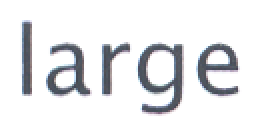
//> input picture Outils/Tailles/large.png, 135 x 65 px (shown 2 times larger)
$ ./main_test_opencv   (built with g++ and OpenCV 4)
//> lines starting //> are read from the running program, lines starting //| are printed output that depends on the picture; after the words box and inside, x2 and y2 are one past the last pixel; in counts of white or black regions, pixels touching at a corner belong together
//
// Created by xav on 12/16/25.
//
#include <fstream>

#include "opencv2/highgui/highgui.hpp"
#include "opencv2/imgproc/imgproc.hpp"
#include <iostream>
#include <opencv2/opencv.hpp>
using namespace std;
using namespace cv;

// Configuration carrés d'imagettes
const int RECT_WIDTH=265;
const int RECT_HEIGHT=263;
const int RECT_AREA= 69695;
const int RECT_X= 1643;
const int RECT_Y= 2802;
const String RECT_SIZE = "[265 x 263]";

Point Croix1_ref{255, 3238}; // Exemple: Bas à gauche
Point Croix2_ref{2196, 468}; // Exemple: Haut à droite

// Configuration d'Affichage
const int WIN_WIDTHdroite = 1200;
const int WIN_HEIGHTdroite = 800;
const char* IMAGE_WINDOWdroite = "Source Image";
//const char* RESULT_WINDOW = "Result window (Heatmap)";
const char* ALIGNED_WINDOWdroite = "Image Alignee (Resultat)";
const int MIN_DISTANCE_BETWEEN_CROIX = 1000;


const int WIN_WIDTH = 1200;
const int WIN_HEIGHT = 800;
const char* IMAGE_WINDOW = "Source Image";
const char* ALIGNED_WINDOW = "Image Alignee";

//Image à analyser (à changer)
string imName = "../Outils/donnees_test/s06_0001.png";
//

string templName = "../Template_croix.png";
string dossier_pictos = "../Outils/Pictogrammes/picto";
map<int, string> pictos = {
    {1,"Vagues"},{2,"Vagues verticales"},{3, "Bonhomme horizontal"},{4,"Triangle F"},
    {5,"Bonhomme droit"},{6,"Oeuf sur croix"},{7,"Panneau Attention"},{8,"Rond avec queue en tirbouchon"},
    {9,"Feu"},{10,"Carré plus"},{11,"Orage(flèche brisée)"},{12,"Voiture"},{13,"Sens interdit"},{14,"Losange P"}
};
string taille_s= "../Outils/Tailles/small.png";
string taille_m = "../Outils/Tailles/medium.png";
string taille_l = "../Outils/Tailles/large.png";
string templatestaille[3]={"../Outils/Tailles/large.png","../Outils/Tailles/medium.png","../Outils/Tailles/small.png"};


struct ResultatMatch {
    int id_zone;
    int index_picto;
    double score;
};


void SetupWindows() {
    namedWindow(IMAGE_WINDOW, WINDOW_NORMAL);
    resizeWindow(IMAGE_WINDOW, WIN_WIDTH, WIN_HEIGHT);
    namedWindow(ALIGNED_WINDOW, WINDOW_NORMAL);
    resizeWindow(ALIGNED_WINDOW, WIN_WIDTH, WIN_HEIGHT);

    namedWindow(IMAGE_WINDOWdroite, WINDOW_NORMAL);
    resizeWindow(IMAGE_WINDOWdroite, WIN_WIDTHdroite, WIN_HEIGHTdroite);
    //namedWindow(RESULT_WINDOW, WINDOW_NORMAL);
    //resizeWindow(RESULT_WINDOW, 800, 600);
    namedWindow(ALIGNED_WINDOWdroite, WINDOW_NORMAL);
    resizeWindow(ALIGNED_WINDOWdroite, WIN_WIDTHdroite, WIN_HEIGHTdroite);
}


std::vector<Mat> charger_reference_pictos(int nombre) { //nb de pictos à analyser (14 au final)
    std::vector<Mat> refs;
    for (int i = 0; i < nombre; i++) {
        string path = dossier_pictos + to_string(i + 1) + ".png";
        Mat p = imread(path);
        if (!p.empty()) {
            refs.push_back(p);
        } else {
            cerr << "Attention: Impossible de charger " << path << endl;
        }
    }
    return refs;
}
// [144 lines left out: functions extraire_pictogramme, trouver_croix, aligner_image, analyser_pictogrammes, not called in this run]

vector<string> analyser_formulaire_complet(string chemin_image, string chemin_template, string dossier_pictos) {


    SetupWindows();


    Mat img = imread(chemin_image);
    Mat templ = imread(chemin_template);
    vector<Mat> ref_pictos = charger_reference_pictos(14);

    if (img.empty() || templ.empty() || ref_pictos.empty()) {
        cerr << "Erreur critique : Une ou plusieurs images sont introuvables." << endl;
        return {}; // Retourne un vecteur vide en cas d'erreur
    }

    // Détection des croix
    vector<Point> centres = trouver_croix(img, templ);

    // Alignement
    Mat img_alignee;
    bool alignement_ok = aligner_image(img, img_alignee, centres);

    if (!alignement_ok) {
        cerr << "Echec de l'alignement (Croix non trouvées ou calcul impossible)." << endl;
        return {};
    }

    // Affichage du résultat aligné
    imshow(ALIGNED_WINDOW, img_alignee);

    // Analyse et retour des résultats
    return analyser_pictogrammes(img_alignee, ref_pictos);
}


vector<Point> MatchingMethoddroite(Mat img,Mat templ, int match_method)
{
    resize(templ, templ, Size(150,150));
    Mat result;
    int result_cols =  img.cols - templ.cols + 1;
    int result_rows = img.rows - templ.rows + 1;
    result.create( result_rows, result_cols, CV_32FC1 );

    matchTemplate( img, templ, result, match_method );
    //normalize( result, result, 0, 1, NORM_MINMAX, -1, Mat() );

    Mat img_display;
    img.copyTo( img_display );

    vector<Point> centresTrouves;
    vector<Point> coinsTrouves;

    // 5 meilleurs points puis filtrage
    const int N_MAX_ATTEMPTS = 5;

    for(int k = 1; k <= N_MAX_ATTEMPTS; k++)
    {
        Point minLoc; Point maxLoc;
        Point matchLoc;
        double minVal; double maxVal;

        minMaxLoc( result, &minVal, &maxVal, &minLoc, &maxLoc, Mat() );
        const double THRESHOLD_CORRESPONDANCE=0.25;
        double score;
        if( match_method == TM_SQDIFF || match_method == TM_SQDIFF_NORMED )
        {
            matchLoc = minLoc;
            score = minVal;
        }
        else
        {
            matchLoc = maxLoc;
            score = maxVal;
        }
        bool matchValide = (match_method == TM_SQDIFF|| match_method ==TM_SQDIFF_NORMED)
            ? (score <=(THRESHOLD_CORRESPONDANCE))
            : (score >= THRESHOLD_CORRESPONDANCE);

        if (!matchValide) {
            break;
        }
        rectangle( img_display, matchLoc, Point( matchLoc.x + templ.cols , matchLoc.y + templ.rows ), Scalar(0, 0, 255), 2, 8, 0 );
        result.at<float>(matchLoc.y, matchLoc.x)=(match_method == TM_SQDIFF || match_method == TM_SQDIFF_NORMED)? 1.0f : 0.0f;
        Point centre_candidat = Point(matchLoc.x + templ.cols / 2, matchLoc.y + templ.rows / 2);


        if (centresTrouves.empty()) {
            centresTrouves.push_back(centre_candidat);
        } else if (centresTrouves.size() == 1) {

            Point centre1 = centresTrouves[0];
            double distance = std::sqrt(std::pow(centre_candidat.x - centre1.x, 2) + std::pow(centre_candidat.y - centre1.y, 2));

            if (distance >= MIN_DISTANCE_BETWEEN_CROIX) {
                centresTrouves.push_back(centre_candidat);
                break;
            }
        }
    }

    Mat result_display;
    result.convertTo(result_display, CV_8U, 255.0);

    //imshow( IMAGE_WINDOWdroite, img_display );
    //imshow( RESULT_WINDOW, result_display );

    return centresTrouves;
}

// comparaison de 2 contours détectés
bool comparerContours(const std::vector<Point>& a, const std::vector<Point>& b) {
    Rect ra = boundingRect(a);
    Rect rb = boundingRect(b);

    if (std::abs(ra.y - rb.y) < 50) {
        return ra.x < rb.x;
    }
    // Sinon, on trie par Y (haut en bas)
    return ra.y < rb.y;
}


Mat mainimagedroite(string imNamedroite)
{

    Mat img = imread(imNamedroite);
    Mat templ = imread(templName);

    if (img.empty() || templ.empty()) {
        cerr << "Erreur: Impossible de charger l'image ou le modèle." << endl;
        return cv::Mat();
    }


    //int match_method = TM_CCOEFF_NORMED;

    vector<Point> centresTrouves = MatchingMethoddroite( img, templ, TM_SQDIFF_NORMED );

    if (centresTrouves.size() < 2) {
        cerr << "Erreur: Moins de deux croix detectees. Alignement impossible ." << endl;
        waitKey(0);
        return cv::Mat();
    }

    Point centre_bas;
    Point centre_haut;

    if (centresTrouves[0].y > centresTrouves[1].y)
    {
        centre_bas = centresTrouves[0];
        centre_haut = centresTrouves[1];
    }
    else
    {
        centre_bas = centresTrouves[1];
        centre_haut = centresTrouves[0];
    }

    Point2f centre1_triee = centre_bas;
    Point2f centre2_triee = centre_haut;

    // [4 lines of commented-out code are left out]

    std::vector<Point2f> srcPoints;
    std::vector<Point2f> dstPoints;

    srcPoints.push_back(centre1_triee);
    srcPoints.push_back(centre2_triee);

    dstPoints.push_back(Croix1_ref);
    dstPoints.push_back(Croix2_ref);

    //Mat warp_mat = estimateRigidTransform(srcPoints, dstPoints, false);
	Mat warp_mat = estimateAffinePartial2D(srcPoints, dstPoints);

    if (warp_mat.empty()) {
        cerr << "Erreur: Impossible de calculer la matrice de transformation." << endl;
        waitKey(0);
        return cv::Mat();
    }

    Mat image_alignee;
    warpAffine(img, image_alignee, warp_mat, img.size());

    //imshow(ALIGNED_WINDOWdroite, image_alignee);

    //waitKey(0);
    return image_alignee;
}

// [5 lines left out: function affiche_contours, not called in this run]

vector<Mat> charger_templates_tailles_init() {
    vector<Mat> templates;
    for (int i = 0; i < 3; i++) {
        // On charge en niveaux de gris comme dans ton code original
        Mat t = imread(templatestaille[i], IMREAD_GRAYSCALE);
        if (t.empty()) {
            cerr << "Erreur critique: Impossible de charger le template taille " << templatestaille[i] << endl;
            exit(-1); // On arrête tout si un fichier manque
        }
        templates.push_back(t);
    }
    return templates;
}

int emplacementstaille[7][4]={{36*5, 178*5, 59*5, 27*5},{ 34*5, 248*5, 62*5, 25*5},{ 37*5, 316*5, 57*5, 25*5},{ 32*5, 388*5, 70*5, 24*5},{ 37*5, 458*5, 57*5, 22*5},{ 40*5, 529*5, 53 *5,19*5},{ 43*5, 596*5, 51*5, 23*5}};
string rendretailleaux(Mat img, int x, int y, int width, int height, int matchingmethod, const vector<Mat>& templates_refs) {
    Rect roi(x, y, width, height);

    // Vérification des limites pour éviter un crash si le ROI sort de l'image
    if (x + width > img.cols || y + height > img.rows) return "erreur_dim";

    Mat cropped = img(roi).clone();
    Scalar meanValuescal = mean(cropped);
    double meanValue = meanValuescal[0];


    if (meanValue > 252) {
        return "empty";
    }
    else {
        Mat result;
        double maxscore;
        if (matchingmethod == TM_SQDIFF || matchingmethod == TM_SQDIFF_NORMED) {
            maxscore = DBL_MAX;
        } else {
            maxscore = -DBL_MAX;
        }

        double score, minVal, maxVal;
        Point minLoc, maxLoc;
        int indice = -1;

        // Boucle sur les 3 templates PRÉ-CHARGÉS
        for (int i = 0; i < 3; i++) {
            Mat templ = templates_refs[i];

            if (templ.cols > cropped.cols || templ.rows > cropped.rows) continue;

            int result_cols = cropped.cols - templ.cols + 1;
            int result_rows = cropped.rows - templ.rows + 1;
            result.create(result_rows, result_cols, CV_32FC1);

            matchTemplate(cropped, templ, result, matchingmethod);
            minMaxLoc(result, &minVal, &maxVal, &minLoc, &maxLoc);

            if (matchingmethod == TM_SQDIFF || matchingmethod == TM_SQDIFF_NORMED) {
                score = minVal;
                if (score < maxscore) {
                    indice = i;
                    maxscore = score;
                }
            } else {
                score = maxVal;
                if (score > maxscore) {
                    indice = i;
                    maxscore = score;
                }
            }
        }

        if (indice == 0) return "large";
        else if (indice == 1) return "medium";
        else if (indice == -1) return "erreur";
        else return "small"; // indice 2
    }
}

vector<string> rendretaille(Mat img, int matchingmethod, const vector<Mat>& templates_refs){
    if(img.channels() == 3) cvtColor(img, img, COLOR_BGR2GRAY);

    vector<string> res(7);
    for (int i=0; i<7; i++) {
        // On transmet 'templates_refs'
        res[i] = rendretailleaux(img, emplacementstaille[i][0], emplacementstaille[i][1],
                                 emplacementstaille[i][2], emplacementstaille[i][3],
                                 matchingmethod, templates_refs);
    }
    return res;
}

int tailles[12][4]={{2202,613,35,31},{2135,611,41,33},{2091,610,30,31},{2034,610,40,34},{1979,607,39,39},{1924,608,40,38},{1869,607,37,41},{1812,610,39,33},{1756,607,38,39},{1697,611,43,34},{1644,608,38,39},{1588, 612, 38, 34}};
int carrepresent(Mat img, int x, int y, int width, int height) {


    namedWindow( "Display window", WINDOW_AUTOSIZE );// Create a window for display
    Rect roi(x,y,width,height); // x, y, width, height

    Mat cropped = img(roi).clone();
    //à enlever potentiellement
    //imshow( "Display window", cropped);
    Scalar meanValuescal = mean(cropped);
    double meanValue = meanValuescal[0];
    //à enlever potentiellement
    cout<< "valeur moyenne :"<<meanValue<<endl;
    if (meanValue>150) {
        return 1;
    }
    else {
        return 0;
    }
}
//pour les carrés : sans resize :
// 1:2202 613 35 31 ,2: 2135 611 41 33,3 : 2091 610 30 31, 4:2034 610 40 34, 5:1979 607 39 39,6:1924 608 40 38,7:1869 607 37 41,8:1812 610 39 33,9:1756 607 38 39,10:1697 611 43 34,11:1644 608 38 39
//12: 1588 612 38 34 peut etre que 12 existe pas

string numeropage(Mat img) { // faire attention à donner une image remise droite (au même endroit que l'image de référence pour les carrés de numéros
    cvtColor(img, img, COLOR_BGR2GRAY);
    int num =0;
    for (int i=0;i<12;i++) {
        num+=carrepresent(img,tailles[i][0],tailles[i][1],tailles[i][2],tailles[i][3])<<i;
    }
    int it = 5-std::to_string(num).length();
    string res = "";
    for (int i=0;i<it;i++) {
        res+="0";
    }
    res+=std::to_string(num);
    cout<< "numero rendu de l'image :"<<res<<endl;
    return res;

}

map<string,string> analyse(Mat matrice, Mat resultat, const vector<Mat>& templates_refs, int k) {
    map<string,string> map;

    //val défaut
    map["label"] = "Inconnu";

    string numpage = numeropage(resultat);

    map["form"]=numpage;
    map["scripter"]=numpage.substr(0, 3);
    map["page"]=numpage.substr(3, 2);
    map["row"]=to_string(k/5);
    map["column"]=to_string(k%5);

    // Appel avec les templates pré-chargés
    vector<string> tailles = rendretaille(resultat, 5, templates_refs);


    for (int i = 0; i < tailles.size(); i++) {
        map["size"] = tailles[i];
        map["taille"] = tailles[i]; // Ajout pour la sauvegarde qui utilise map["taille"]
    }


    static vector<string> labels = analyser_formulaire_complet(imName, templName, dossier_pictos);
    int imagette = stoi(map["row"])*5+stoi(map["column"]);
    if(imagette < labels.size()) map["label"] = labels[imagette];
    else map["label"] = "HorsIndex";

    return map;
}


void sauvegarde_dans_database(Mat matrice, map<string,string> m) {
	string nom_fichier="../DataDirectory/"+
		m["label"]+"_"+
		m["scripter"]+"_"+
		m["page"]+"_"+
		m["row"]+"_"+
		m["column"];

	imwrite(nom_fichier+".png",matrice);
	ofstream descriptionFile(nom_fichier+".txt");
	if (!descriptionFile.is_open()) {
		cerr<<"Erreur lors de la création du flux "<<nom_fichier+".txt"<<endl;
		return;
	}

	descriptionFile<<"# free comment (group name, year…) (other comment lines allowed)\n"; // A compléter ensuite
	descriptionFile<<"label"+ m["label"]+"<labelName> \n";
	descriptionFile<<"form <" << m["form"] << "> \n";
	descriptionFile<<"scripter <" << m["scripter"] << "> \n";
	descriptionFile<<"page <" << m["page"] << "> \n";
	descriptionFile<<"row <" << m["row"] << "> \n";
	descriptionFile<<"column <" << m["column"] << "> \n";
	descriptionFile<<"size <"+m["taille"]+"> \n";
	descriptionFile.close();

}


float global(string image, int nb_scan, Mat resultat) {
    Mat im = imread(image);
    Mat gray, bin;

    cvtColor(im, gray, COLOR_BGR2GRAY);
    equalizeHist(gray, gray);
    adaptiveThreshold(gray, bin, 255, ADAPTIVE_THRESH_GAUSSIAN_C, THRESH_BINARY, 11, 3);

    vector<vector<Point>> contours;
    vector<Vec4i> hierarchy;

    findContours(bin, contours, hierarchy, RETR_LIST, CHAIN_APPROX_SIMPLE);

    vector<vector<Point>> contoursValides;
    int intervalle = 7;

    for (const auto& contour : contours) {
        Rect box = boundingRect(contour);
        if (box.width >= RECT_WIDTH - intervalle && box.width <= RECT_WIDTH + intervalle &&
            box.height >= RECT_HEIGHT - intervalle && box.height <= RECT_HEIGHT + intervalle) {

            contoursValides.push_back(contour);
            }
    }


    std::sort(contoursValides.begin(), contoursValides.end(), comparerContours);


    float compteur = 0.f;

    for (int k = 0; k < contoursValides.size(); k++) {
        compteur++;
        Rect box = boundingRect(contoursValides[k]);

        int marge = 6;
        Rect box2(box.x + marge, box.y + marge, box.width - 2 * marge, box.height - 2 * marge);

        // Sécurité pour ne pas sortir de l'image
        box2 = box2 & Rect(0, 0, im.cols, im.rows);

        Mat matrice = im(box2).clone();

        vector<Mat> templates_tailles = charger_templates_tailles_init();
        map<string, string> map = analyse(matrice, resultat, templates_tailles,k);
        sauvegarde_dans_database(matrice, map);
    }

    return compteur;
}

int main (void) {

    SetupWindows();

    vector<Mat> templates_tailles = charger_templates_tailles_init();
//> in charger_templates_tailles_init, `Mat t = imread(templatestaille[i], IMREAD_GRAYSCALE);`: templatestaille = 3 items

    for (int i = 1; i <= 30; i++) {
        //string nom_image = "../BDTest/" + to_string(i) + ".png";
        //string nom_image = "../BDTest/1.png";

        Mat resultat = mainimagedroite(imName);
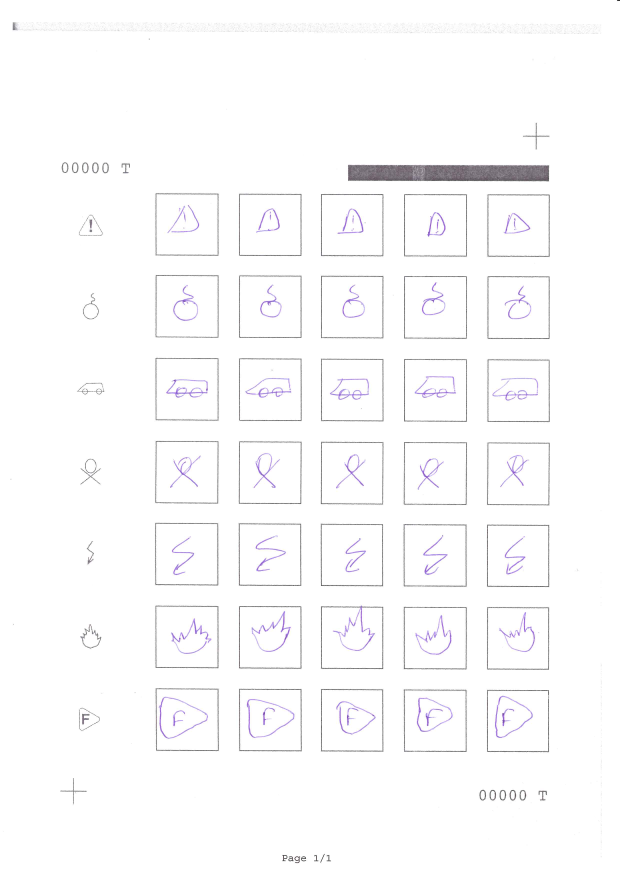
//> input picture Outils/donnees_test/s06_0001.png, 2480 x 3508 px (shown at 1/4 size)
//> in mainimagedroite, img is the input picture: 3508 rows x 2480 cols, CV_8UC3; mean B, G, R 251.5, 250.8, 251.2
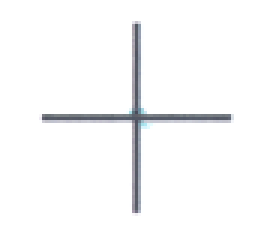
//> input picture Template_croix.png, 88 x 77 px (shown 3 times larger)
//> in mainimagedroite, templ is the input picture: 77 rows x 88 cols, CV_8UC3; mean B, G, R 249.1, 248.5, 248.2
//> in MatchingMethoddroite, `matchTemplate( img, templ, result, match_method );`:
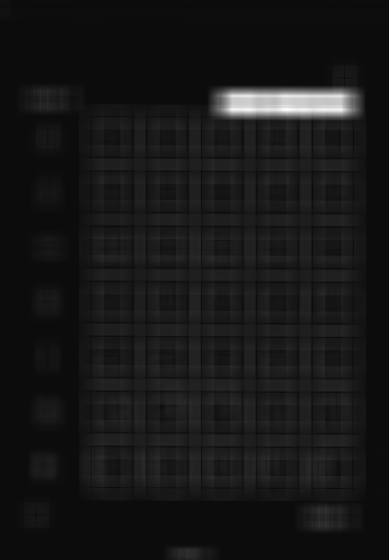
//> result: 3359 rows x 2331 cols, CV_32FC1 (shown at 1/6 size); min 0.00261, max 0.182, mean 0.0194; drawn with min black and max white
//> the loop in MatchingMethoddroite, `for(int k = 1; k <= N_MAX_ATTEMPTS; k++)` made 3 passes
//> (minVal, maxVal, maxLoc, matchLoc, score, centre_candidat, centre1, distance) on passes 2 to 3: (0.00303, 1, Point(2067, 468), Point(2067, 469), 0.00303, Point(2142, 544), Point(2142, 543), 1), (0.00311, 1, Point(2067, 468), Point(217, 3088), 0.00311, Point(292, 3163), Point(2142, 543), 3207.3)
//> after the loop in MatchingMethoddroite, `for(int k = 1; k <= N_MAX_ATTEMPTS; k++)`:
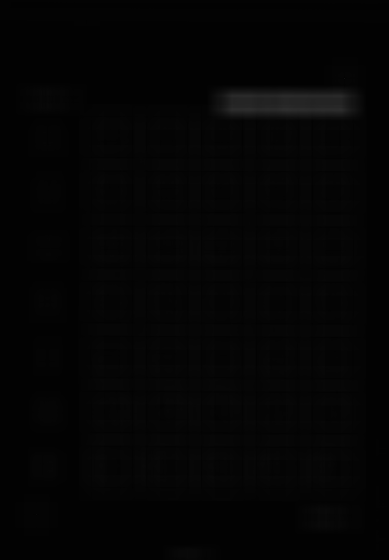
//> result: 3359 rows x 2331 cols, CV_32FC1 (shown at 1/6 size); min 0.00316, max 1, mean 0.0194
//> in mainimagedroite, `vector<Point> centresTrouves = MatchingMethoddroite( img, templ, TM_SQ..`: centresTrouves = 2 Points (x, y): [2142, 543], [292, 3163]
//> in mainimagedroite, `centre_bas = centresTrouves[1];`: centre_bas = Point(292, 3163)
//> in mainimagedroite, `centre_haut = centresTrouves[0];`: centre_haut = Point(2142, 543)
//> in mainimagedroite, `Point2f centre1_triee = centre_bas;`: centre1_triee = Point(292, 3163)
//> in mainimagedroite, `Point2f centre2_triee = centre_haut;`: centre2_triee = Point(2142, 543)
//> in mainimagedroite, `srcPoints.push_back(centre1_triee);`: srcPoints = 1 Point (x, y): [292, 3163]
//> in mainimagedroite, `srcPoints.push_back(centre2_triee);`: srcPoints = 2 Points (x, y): [292, 3163], [2142, 543]
//> in mainimagedroite, `Mat warp_mat = estimateAffinePartial2D(srcPoints, dstPoints);`: warp_mat = [[1.05, 0.0038, -64.95], [-0.0038, 1.05, -96.49]]

        if (!resultat.empty()) {
            global(imName, i, resultat);
//> in global, `adaptiveThreshold(gray, bin, 255, ADAPTIVE_THRESH_GAUSSIAN_C, THRESH_B..`:
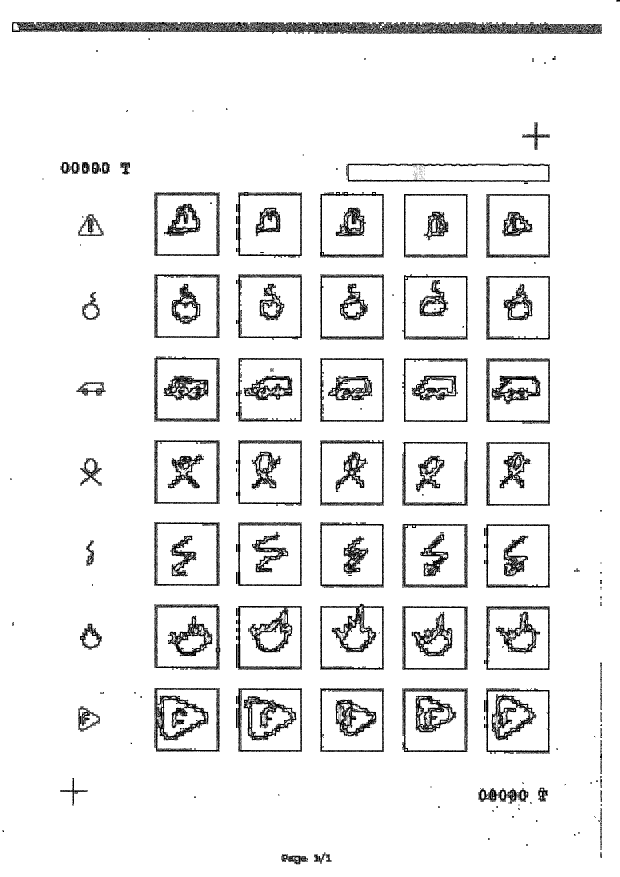
//> bin: 3508 rows x 2480 cols, CV_8UC1 (shown at 1/4 size); 92.8% white; 5527 black regions (4953 under 20 px)
//> in global, `findContours(bin, contours, hierarchy, RETR_LIST, CHAIN_APPROX_SIMPLE);`: contours = 17327 contours, 15160 with area under 20; largest, box (x1, y1, x2, y2) and area: (0, 0, 2480, 3508) 8693744, (47, 87, 2409, 137) 88034, (615, 1423, 881, 1689) 65677, (615, 2416, 882, 2681) 65476, (615, 2087, 880, 2345) 65398
//> the loop in global, `for (const auto& contour : contours)` made 17327 passes
//> box on passes 1 to 3: Rect(1286, 3454, 3, 3), Rect(1279, 3453, 9, 4), Rect(1178, 3452, 5, 4)
//> in comparerContours, `Rect ra = boundingRect(a);`: ra = Rect(1607, 2751, 266, 258)
//> in comparerContours, `Rect rb = boundingRect(b);`: rb = Rect(1279, 1759, 258, 266)
//> in global, `std::sort(contoursValides.begin(), contoursValides.end(), comparerCont..`: contoursValides = 35 contours; largest, box (x1, y1, x2, y2) and area: (615, 1423, 881, 1689) 65677, (615, 2416, 882, 2681) 65476, (615, 2087, 880, 2345) 65398, (1607, 1767, 1873, 2025) 65388, (615, 1759, 881, 2017) 65278
//> in global, `Rect box2(box.x + marge, box.y + marge, box.width - 2 * marge, box.hei..`: box2 = Rect(621, 773, 254, 246)
//> in global, `Mat matrice = im(box2).clone();`:
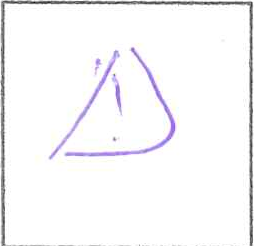
//> matrice: 246 rows x 254 cols, CV_8UC3; mean B, G, R 248.1, 246.4, 247.1
//> the loop in numeropage, `for (int i=0;i<12;i++)` made 12 passes
//> (roi in carrepresent, meanValuescal in carrepresent, meanValue in carrepresent) on passes 1 to 4: (Rect(2202, 613, 35, 31), Scalar(118.2), 118.2), (Rect(2135, 611, 41, 33), Scalar(117.2), 117.2), (Rect(2091, 610, 30, 31), Scalar(119.2), 119.2), (Rect(2034, 610, 40, 34), Scalar(120.7), 120.7)
//> (printed output is left out)
//> pass 3, in carrepresent (call 3), `Mat cropped = img(roi).clone();`:
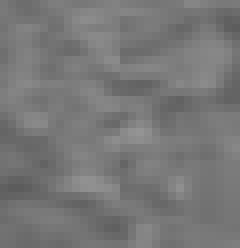
//> cropped: 31 rows x 30 cols, CV_8UC1 (shown 8 times larger); min 92, max 148, mean 119.2
//> after the loop in numeropage, `for (int i=0;i<12;i++)`: num = 0
//> in numeropage, `int it = 5-std::to_string(num).length();`: it = 4
//> the loop in numeropage, `for (int i=0;i<it;i++)` made 4 passes
//> after the loop in numeropage, `for (int i=0;i<it;i++)`: res = "0000"
//> in numeropage, `res+=std::to_string(num);`: res = "00000"
//| numero rendu de l'image :00000
//> in analyse, `map["form"]=numpage;`: map = 2 items
//> in analyse, `map["scripter"]=numpage.substr(0, 3);`: map = 3 items
//> in analyse, `map["page"]=numpage.substr(3, 2);`: map = 4 items
//> in analyse, `map["row"]=to_string(k/5);`: map = 5 items
//> in analyse, `map["column"]=to_string(k%5);`: map = 6 items
//> picto1.png cannot be read in this run, so this picture is empty
//> in analyse, `static vector<string> labels = analyser_formulaire_complet(imName, tem..`: labels = 0 items
//> (the run ends here: the time limit is reached, at `if(img.channels() == 3) cvtColor(img, img, COLOR_BGR2GRAY);`)
